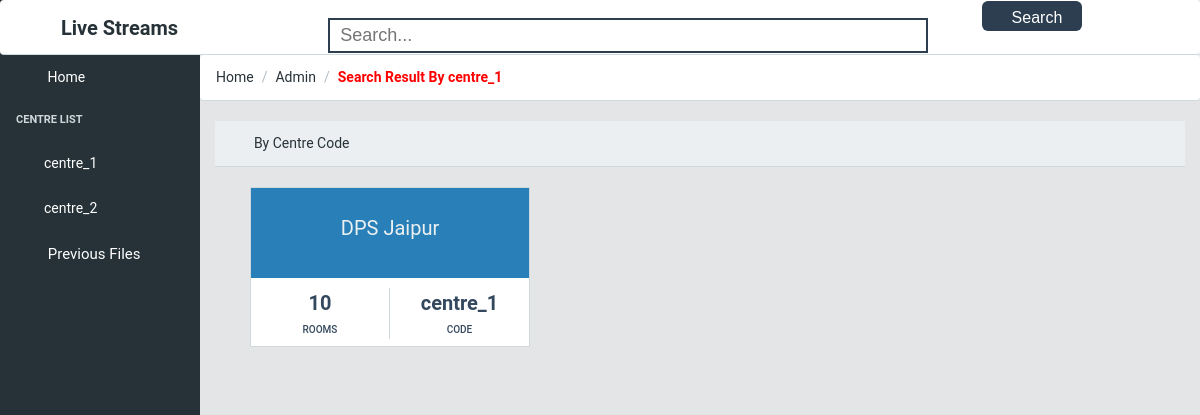
The app's page /searchres.php?title=centre_1 with its own data.
### tables this page shows
CREATE TABLE `centres` (
  `username` varchar(255) NOT NULL,
  `password` varchar(255) NOT NULL,
  `name` varchar(255) NOT NULL,
  `phone` bigint(20) NOT NULL,
  `rooms` int(11) NOT NULL,
  `address` text NOT NULL
);

### searchres.php (the view, shortened to what this page needs)
<?php
	include('connection.php');
	$viewn = $_GET['viewer'];
	$choice = "Search Result";
	$title = $_GET['title'];
	echo '<!DOCTYPE html>
	<html lang="en"><head><meta http-equiv="Content-Type" content="text/html; charset=UTF-8">
        <link href="./helper/font-awesome.min.css" rel="stylesheet">
        <link href="./helper/simple-line-icons.css" rel="stylesheet">
		<link rel="stylesheet" href="helper/bootstrap.min.css">
        <link href="./helper/style.css" rel="stylesheet">
		<link href="styles.css" rel="stylesheet">
    </head>
    <body class="navbar-fixed sidebar-nav fixed-nav  pace-done"><div class="pace  pace-inactive"><div class="pace-progress" data-progress-text="100%" data-progress="99" style="transform: translate3d(100%, 0px, 0px);">
</div>
<div class="pace-activity"></div></div>
        <header class="navbar">
            <div class="container-fluid">
				<h style="font-size:20px;float:left;margin-left:5%"><b>Live Streams</b></h>';
				?>
				<form  autocomplete="off" style="float:left" id="contact-form" method="post" >
				<input type="text" name="title" id="title" onclick="search()" onkeydown="search()" onkeypress="search()" onkeyup="search()" autocomplete="off" class="search_url" placeholder="Search..."  data-toggle="dropdown" aria-haspopup="true" aria-expanded="false" style="border: 2px solid #2c3e50;" />
				<button style="background: #2c3e50;" name='searc' class="search">
				Search
				<span class="glyphicon glyphicon-search"></span>
				</button>
				<?php
                echo '
				<script>
					function search(){
						var title=$("#title").val();
						if(title=="")
						$("#result").html("");
						if(title!=""&&title.length>=1){
							$.ajax({
								type:"post",
								url:"search1.php",
								data:"title= "+title.trim(" ")+" '.$viewn.'",
								success:function(datav){
									$("#result").html(datav);
								 }
								});
							}
					}
				</script>
				</form>
				<ul class="nav navbar-nav pull-right hidden-md-down" style="margin-right:20px">
                    <li class="nav-item dropdown">
                        <a href="viewerLog.php">
                            <span class="hidden-md-down">'.$viewn.'</span>
                        </a>
                    </li>
                </ul>
            </div>
        </header>
		<div class="sidebar">
            <nav class="sidebar-nav open" style="height: 558px;">
                <ul class="nav">
					<li class="nav-item">
                        <a class="nav-link" href=""><i class="icon-speedometer"></i> Home </a>
                    </li>
                    <li class="nav-title">
                        Centre List
                    </li>';
					$result = mysqli_query($conn,"SELECT * FROM centres");
					while($run = mysqli_fetch_assoc($result)){
						$row = mysqli_query($conn,"SELECT min(id) as streamnum FROM streams where name = 'Room_1' AND centre = '".$run['username']."'");
						$num = mysqli_fetch_assoc($row);
                    echo '<li class="nav-item nav-dropdown">
                        <a class="nav-link" href="mainStream.php?stream='.$num['streamnum'].'&viewer='.$viewn.'"><i class="icon-puzzle"></i>'.$run['username'].'</a>
                    </li>
					';}
					echo '
					<li class="nav-item">
                        <a class="nav-link" href="previous.php?viewer='.$viewn.'" style="font-size:15px"><i class="icon-speedometer"></i> Previous Files </a>
                    </li>
                </ul>
            </nav>
        </div>
        <main class="main">
            <ol class="breadcrumb">
                <li class="breadcrumb-item">Home</li>
                <li class="breadcrumb-item">Admin</a></li>
                <li class="breadcrumb-item active"><b style="color:red">'.$choice.' By '.$title.'</b></li>
            </ol>
            <div class="container-fluid">
                <div class="animated fadeIn">
                    <div class="row">';
						$result = mysqli_query($conn,"select * from centres where username like '".$title."%'");
						if(mysqli_num_rows($result) > 0){
						echo '
						<div class="card-header"><i class="fa fa-align-justify"></i>By Centre Code</div>
						<div class="card-block">';
						while($run = mysqli_fetch_assoc($result)){
						$row = mysqli_query($conn,"SELECT min(id) as streamnum FROM streams where name = 'Room_1' AND centre = '".$run['username']."'");
						$num = mysqli_fetch_assoc($row);
						echo '
						<a href="mainStream.php?stream='.$num['streamnum'].'&viewer='.$viewn.'">
						<div class="col-sm-6 col-lg-4">
							<div class="social-box">
                                <div style="min-height:90px;padding-top:9%;background:#2980b9;color:#ecf0f1;font-size:20px">
									'.$run['name'].'
								</div>
                                <ul style="background:white; color:#34495e">
                                    <li>
                                        <strong>'.$run['rooms'].'</strong>
                                        <span style="color:#34495e">Rooms</span>
                                    </li>
                                    <li>
                                        <strong>'.$run['username'].'</strong>
                                        <span style="color:#34495e">Code</span>
                                    </li>
                                </ul>
                            </div>
						</div>
						</a>';}
					echo '
						</div>
						</div>';}
						echo '
                    </div>
					<div class="row">';
						echo '
                    </div>
					<div class="row">';
						echo '
                    </div>
                </div>
            </div>
        </main>
        <script src="./Table_files/jquery.min.js.download"></script>
        <script src="./Table_files/tether.min.js.download"></script>
        <script src="./Table_files/bootstrap.min.js.download"></script>
        <script src="./Table_files/pace.min.js.download"></script>
        <script src="./Table_files/Chart.min.js.download"></script>
        <script src="./Table_files/app.js.download"></script>
</body></html>';?>

### styles.css (style rules this page uses)
html, body { font-family: 'Roboto', 'Helvetica', sans-serif; }
.search_url { background: none; border: 2px solid #92d07f; outline: none; padding: 5px 10px; margin-right: 50px; margin-left: 150px; font: 18px arial; color: #666; width: 600px; }
.search { padding: 8px 30px; color: #fff; border: none; outline: none; height:30px; width:100px; font: normal 16px arial; border-radius: 6px; cursor: pointer; float: center; text-align:center; }

### records on screen
centres: username "centre_1", name "DPS Jaipur", rooms "10"
centres: username "centre_2"

### other values on screen
$choice "Search Result"
$title "centre_1"
